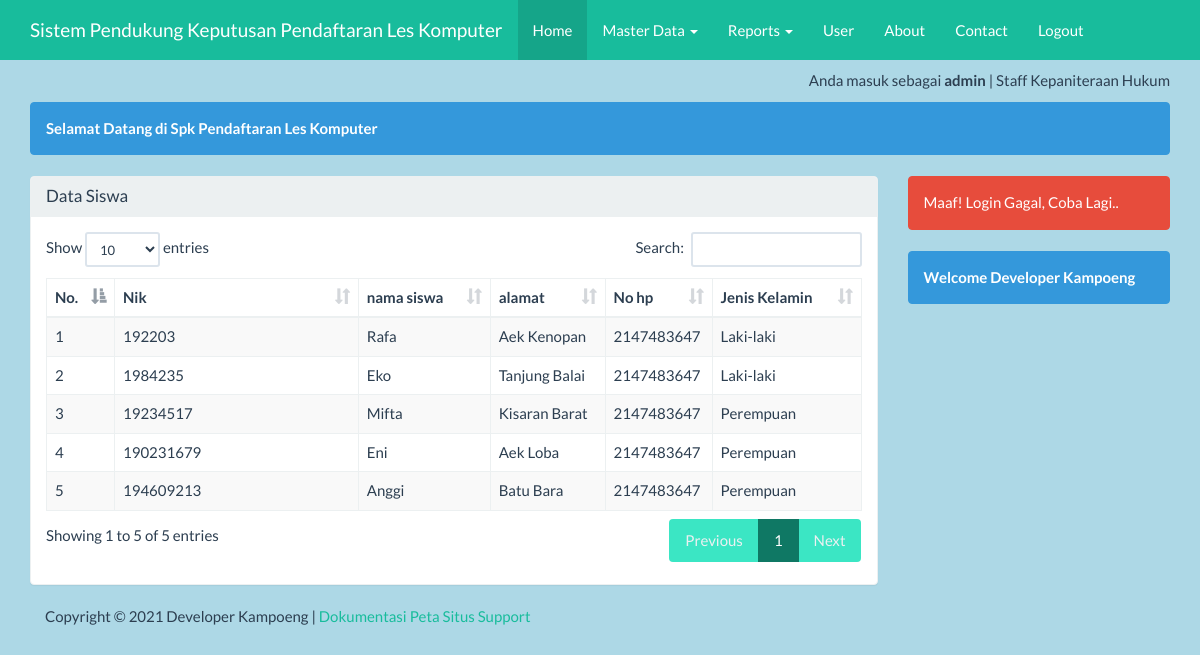
Screenshot of /index.php?error=yes (signed in) with the database file from the repository.
### tables this page shows
CREATE TABLE `tb_siswa` (
  `nik` int(5) NOT NULL,
  `nama_siswa` varchar(100) NOT NULL,
  `alamat` Varchar(50) NOT NULL,
  `no_hp` int(5) NOT NULL,
  `jenis_kelamin` Varchar(50) NOT NULL
);

### beranda.php (the view, shortened to what this page needs)
<div class="container">
    <div class="row">
        <div class ="col-xs-12">
            <div class="alert alert-info">
                <strong>Selamat Datang di Spk Pendaftaran Les Komputer</strong>
            </div>
        </div>
    </div>
    <div class="row">
        <div class="col-sm-9 col-xs-12">
            <div class="panel panel-default">
                <div class="panel-heading">
                    <h3 class="panel-title">Data Siswa</h3>
                </div>
                <div class="panel-body">
                     <table id="dtskripsi" class="table table-bordered table-striped table-hover">
                        <thead>
                            <tr>
                                <th>No.</th><th width="30%">Nik</th><th>nama siswa</th><th>alamat</th><th>No hp</th><th>Jenis Kelamin</th>
                            </tr>
                        </thead>
                        <tbody>
                            <?php
                            $sql = "SELECT * FROM tb_siswa";
                            $query = mysqli_query($koneksi, $sql) or die("SQL Anda Salah");
                            $nomor = 0;
                            while ($data = mysqli_fetch_array($query)) {
                                $nomor++;
                                ?>
                                <tr>
                                    <td><?= $nomor ?></td>
                                    <td><?= $data['nik'] ?></td>
                                    <td><?= $data['nama_siswa'] ?></td>
                                    <td><?= $data['alamat'] ?></td>
                                    <td><?= $data['no_hp'] ?></td>
                                    <td><?= $data['jenis_kelamin'] ?></td>
                                </tr>
                            <?php } ?>
                        </tbody>
                    </table>
                </div>
            </div>
        </div>
        <div class="col-sm-3 col-xs-12">
            <?php if(isset($_GET['error']) ) {?>
            <div class="alert alert-danger">Maaf! Login Gagal, Coba Lagi..</div>
            <?php }?>
            <?php if (isset($_SESSION['username'])) { ?>
            <div class="alert alert-info">
                <strong>Welcome <?=$_SESSION['nama']?></strong>
            </div>
            <?php } ?>
    </div>
</div>

### index.php (style rules this page uses)
body { margin-top:70px; background-color:lightblue; }

### rows the page displays
tb_siswa: nik "192203", nama_siswa "Rafa", alamat "Aek Kenopan", no_hp "2147483647", jenis_kelamin "Laki-laki"
tb_siswa: nik "1984235", nama_siswa "Eko", alamat "Tanjung Balai", no_hp "2147483647", jenis_kelamin "Laki-laki"
tb_siswa: nik "19234517", nama_siswa "Mifta", alamat "Kisaran Barat", no_hp "2147483647", jenis_kelamin "Perempuan"
tb_siswa: nik "190231679", nama_siswa "Eni", alamat "Aek Loba", no_hp "2147483647", jenis_kelamin "Perempuan"
tb_siswa: nik "194609213", nama_siswa "Anggi", alamat "Batu Bara", no_hp "2147483647", jenis_kelamin "Perempuan"

### other values shown
$_SESSION['username'] "admin"
$_SESSION['ket'] "Staff Kepaniteraan Hukum"
$_SESSION['nama'] "Developer Kampoeng"
